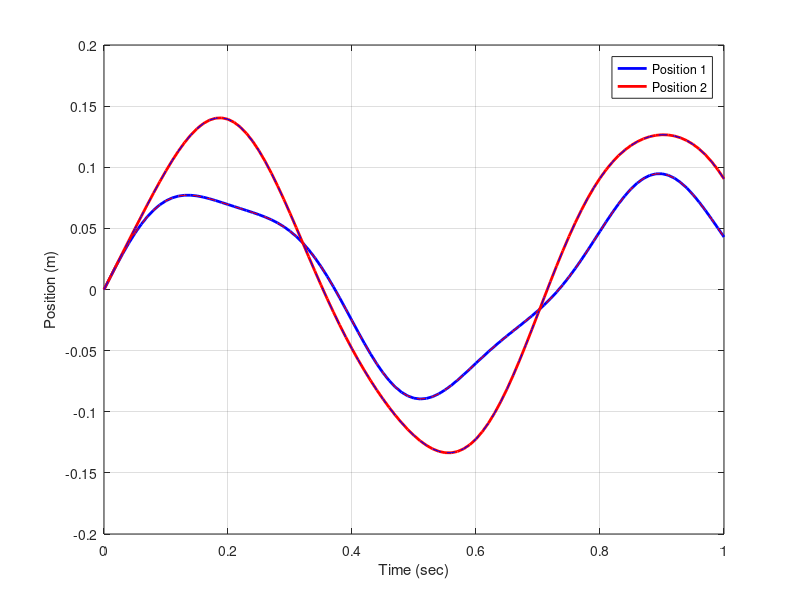
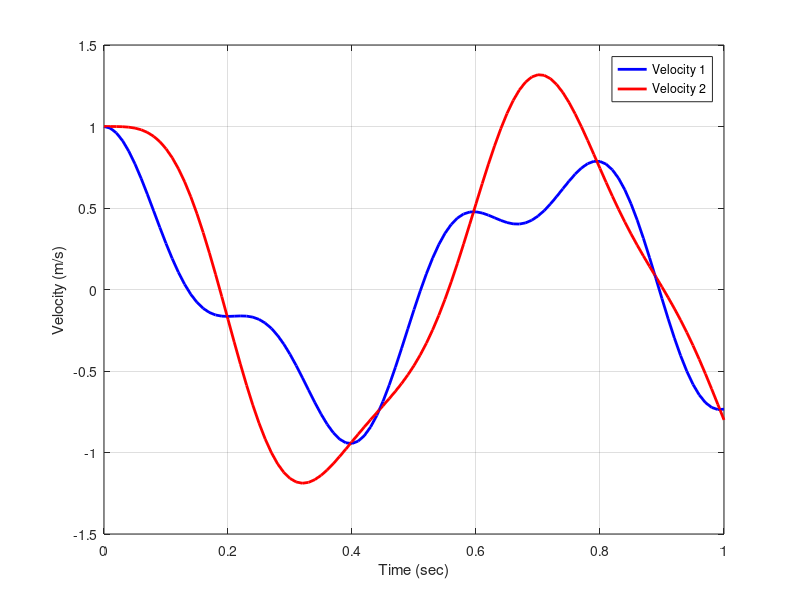
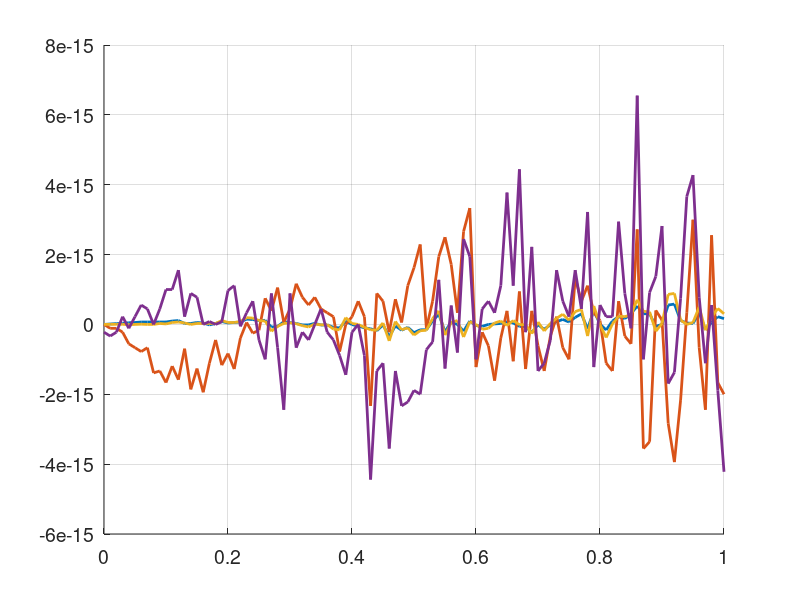

MATLAB code to generate these figures, in order:
clear
clc
close all
x0 = [0;1;0;1];
k1 = 200;k2 = 200;
m1 = 1;m2 = 1;
A = [0 1 0 0;(-k1-k2)/m1 0 k2/m1 0;0 0 0 1;k2/m2 0 -k2/m2 0];
t = 0:0.01:1; 
x = zeros(4,length(t));
for idx = 1:length(t)
  x(:,idx) = expm(A.*t(idx))*x0;
end
x1 = x(1,:);
xdot1 = x(2,:);
x2 = x(3,:);
xdot2 = x(4,:);

[V,L] = eig(A);
a = inv(V)*x0;
xEigen = zeros(4,length(t));
for idx = 1:length(t)
    for n = 1:4
        xEigen(:,idx) = xEigen(:,idx) + a(n)*V(:,n)*exp(L(n,n)*t(idx));
    end
end

fig = figure();
set(axes,'FontSize',14)
set(fig,'color','white')
plot(t,x1,'b-','LineWidth',2)
grid on
hold on
plot(t,x2,'r-','LineWidth',2)
plot(t,xEigen(1,:),'r--')
plot(t,xEigen(3,:),'b--')
legend('Position 1','Position 2')
xlabel('Time (sec)')
ylabel('Position (m)')
fig = figure();
set(axes,'FontSize',14)
set(fig,'color','white')
plot(t,xdot1,'b-','LineWidth',2)
grid on
hold on
plot(t,xdot2,'r-','LineWidth',2)
plot(t,xEigen(2,:),'b--')
plot(t,xEigen(4,:),'r--')
legend('Velocity 1','Velocity 2')
xlabel('Time (sec)')
ylabel('Velocity (m/s)')

fig = figure();
set(axes,'FontSize',14)
set(fig,'color','white')
grid on
hold on
plot(t,x-xEigen,'LineWidth',2)
